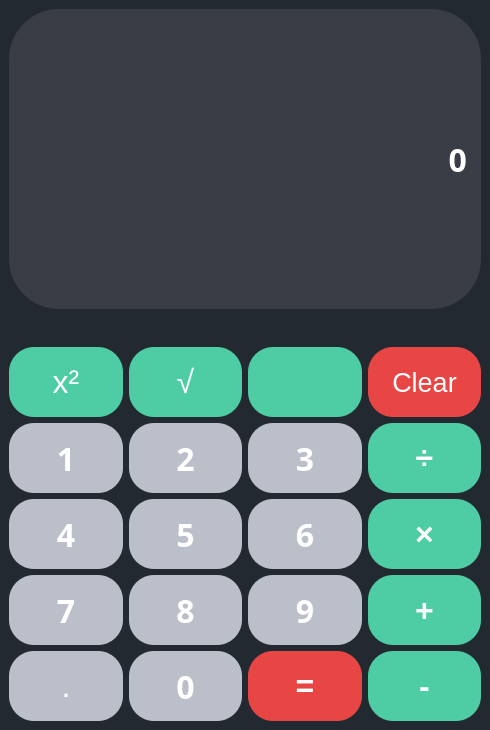
<?xml version="1.0" encoding="UTF-8"?>
<ui version="4.0">
 <class>MainWindow</class>
 <widget class="QMainWindow" name="MainWindow">
  <property name="geometry">
   <rect>
    <x>0</x>
    <y>0</y>
    <width>490</width>
    <height>730</height>
   </rect>
  </property>
  <property name="font">
   <font>
    <family>Moon</family>
    <weight>75</weight>
    <bold>true</bold>
   </font>
  </property>
  <property name="windowTitle">
   <string>Calculater</string>
  </property>
  <property name="windowIcon">
   <iconset>
    <normaloff>../../../../../Users/M.ALI/Downloads/calculator.png</normaloff>../../../../../Users/M.ALI/Downloads/calculator.png</iconset>
  </property>
  <property name="styleSheet">
   <string notr="true">background-color:#232931;</string>
  </property>
  <widget class="QWidget" name="centralwidget">
   <layout class="QVBoxLayout" name="verticalLayout_2">
    <item>
     <layout class="QVBoxLayout" name="verticalLayout">
      <item alignment="Qt::AlignTop">
       <widget class="QLabel" name="label">
        <property name="minimumSize">
         <size>
          <width>470</width>
          <height>300</height>
         </size>
        </property>
        <property name="font">
         <font>
          <family>Moon</family>
          <pointsize>24</pointsize>
          <weight>75</weight>
          <bold>true</bold>
         </font>
        </property>
        <property name="acceptDrops">
         <bool>true</bool>
        </property>
        <property name="styleSheet">
         <string notr="true">background-color:#393E46;
color:white;
border-radius:50px;
padding:5px;</string>
        </property>
        <property name="frameShape">
         <enum>QFrame::NoFrame</enum>
        </property>
        <property name="lineWidth">
         <number>1</number>
        </property>
        <property name="text">
         <string>0</string>
        </property>
        <property name="scaledContents">
         <bool>true</bool>
        </property>
        <property name="alignment">
         <set>Qt::AlignRight|Qt::AlignTrailing|Qt::AlignVCenter</set>
        </property>
        <property name="wordWrap">
         <bool>true</bool>
        </property>
        <property name="indent">
         <number>-2</number>
        </property>
       </widget>
      </item>
      <item>
       <layout class="QHBoxLayout" name="horizontalLayout">
        <item>
         <layout class="QVBoxLayout" name="row_1">
          <item>
           <widget class="QPushButton" name="btn_power">
            <property name="minimumSize">
             <size>
              <width>50</width>
              <height>70</height>
             </size>
            </property>
            <property name="font">
             <font>
              <pointsize>24</pointsize>
             </font>
            </property>
            <property name="cursor">
             <cursorShape>PointingHandCursor</cursorShape>
            </property>
            <property name="styleSheet">
             <string notr="true">#btn_power{
	background-color:#4ECCA3;
border-radius:25px;
color:white;

}
#btn_power::hover{
background-color:#FF2E63;
color:white;
}</string>
            </property>
            <property name="text">
             <string>x²</string>
            </property>
           </widget>
          </item>
          <item>
           <widget class="QPushButton" name="btn_1">
            <property name="minimumSize">
             <size>
              <width>50</width>
              <height>70</height>
             </size>
            </property>
            <property name="font">
             <font>
              <family>Moon</family>
              <pointsize>24</pointsize>
              <weight>75</weight>
              <bold>true</bold>
             </font>
            </property>
            <property name="cursor">
             <cursorShape>PointingHandCursor</cursorShape>
            </property>
            <property name="styleSheet">
             <string notr="true">#btn_1{
	background-color:#BBBFCA;
border-radius:25px;
color:white;
}
#btn_1::hover{
background-color:#FF2E63;
color:white;
}</string>
            </property>
            <property name="text">
             <string>1</string>
            </property>
           </widget>
          </item>
          <item>
           <widget class="QPushButton" name="btn_4">
            <property name="minimumSize">
             <size>
              <width>50</width>
              <height>70</height>
             </size>
            </property>
            <property name="font">
             <font>
              <family>Moon</family>
              <pointsize>24</pointsize>
              <weight>75</weight>
              <bold>true</bold>
             </font>
            </property>
            <property name="cursor">
             <cursorShape>PointingHandCursor</cursorShape>
            </property>
            <property name="styleSheet">
             <string notr="true">#btn_4{
	background-color:#BBBFCA;
border-radius:25px;
color:white;
}
#btn_4::hover{
background-color:#FF2E63;
color:white;
}</string>
            </property>
            <property name="text">
             <string>4</string>
            </property>
           </widget>
          </item>
          <item>
           <widget class="QPushButton" name="btn_7">
            <property name="minimumSize">
             <size>
              <width>50</width>
              <height>70</height>
             </size>
            </property>
            <property name="font">
             <font>
              <family>Moon</family>
              <pointsize>24</pointsize>
              <weight>75</weight>
              <bold>true</bold>
             </font>
            </property>
            <property name="cursor">
             <cursorShape>PointingHandCursor</cursorShape>
            </property>
            <property name="styleSheet">
             <string notr="true">#btn_7{
	background-color:#BBBFCA;
border-radius:25px;
color:white;
}
#btn_7::hover{
background-color:#FF2E63;
color:white;
}</string>
            </property>
            <property name="text">
             <string>7</string>
            </property>
           </widget>
          </item>
          <item>
           <widget class="QPushButton" name="btn_p">
            <property name="minimumSize">
             <size>
              <width>50</width>
              <height>70</height>
             </size>
            </property>
            <property name="font">
             <font>
              <pointsize>24</pointsize>
             </font>
            </property>
            <property name="cursor">
             <cursorShape>PointingHandCursor</cursorShape>
            </property>
            <property name="styleSheet">
             <string notr="true">#btn_p{
	background-color:#BBBFCA;
border-radius:25px;
color:white;
}
#btn_p::hover{
background-color:#FF2E63;
color:white;
}</string>
            </property>
            <property name="text">
             <string>.</string>
            </property>
           </widget>
          </item>
         </layout>
        </item>
        <item>
         <layout class="QVBoxLayout" name="row_2">
          <item>
           <widget class="QPushButton" name="btn_r">
            <property name="minimumSize">
             <size>
              <width>50</width>
              <height>70</height>
             </size>
            </property>
            <property name="font">
             <font>
              <pointsize>24</pointsize>
             </font>
            </property>
            <property name="cursor">
             <cursorShape>PointingHandCursor</cursorShape>
            </property>
            <property name="styleSheet">
             <string notr="true">#btn_r{
	background-color:#4ECCA3;
border-radius:25px;
color:white;

}
#btn_r::hover{
background-color:#FF2E63;
color:white;
}</string>
            </property>
            <property name="text">
             <string>√</string>
            </property>
           </widget>
          </item>
          <item alignment="Qt::AlignVCenter">
           <widget class="QPushButton" name="btn_2">
            <property name="minimumSize">
             <size>
              <width>50</width>
              <height>70</height>
             </size>
            </property>
            <property name="font">
             <font>
              <family>Moon</family>
              <pointsize>24</pointsize>
              <weight>75</weight>
              <bold>true</bold>
             </font>
            </property>
            <property name="cursor">
             <cursorShape>PointingHandCursor</cursorShape>
            </property>
            <property name="styleSheet">
             <string notr="true">#btn_2{
	background-color:#BBBFCA;
border-radius:25px;
color:white;

}
#btn_2::hover{
background-color:#FF2E63;
color:white;
}</string>
            </property>
            <property name="text">
             <string>2</string>
            </property>
           </widget>
          </item>
          <item>
           <widget class="QPushButton" name="btn_5">
            <property name="minimumSize">
             <size>
              <width>50</width>
              <height>70</height>
             </size>
            </property>
            <property name="font">
             <font>
              <family>Moon</family>
              <pointsize>24</pointsize>
              <weight>75</weight>
              <bold>true</bold>
             </font>
            </property>
            <property name="cursor">
             <cursorShape>PointingHandCursor</cursorShape>
            </property>
            <property name="styleSheet">
             <string notr="true">#btn_5{
	background-color:#BBBFCA;
border-radius:25px;
color:white;

}
#btn_5::hover{
background-color:#FF2E63;
color:white;
}</string>
            </property>
            <property name="text">
             <string>5</string>
            </property>
           </widget>
          </item>
          <item>
           <widget class="QPushButton" name="btn_8">
            <property name="minimumSize">
             <size>
              <width>50</width>
              <height>70</height>
             </size>
            </property>
            <property name="font">
             <font>
              <family>Moon</family>
              <pointsize>24</pointsize>
              <weight>75</weight>
              <bold>true</bold>
             </font>
            </property>
            <property name="cursor">
             <cursorShape>PointingHandCursor</cursorShape>
            </property>
            <property name="styleSheet">
             <string notr="true">#btn_8{
	background-color:#BBBFCA;
border-radius:25px;
color:white;

}
#btn_8::hover{
background-color:#FF2E63;
color:white;
}</string>
            </property>
            <property name="text">
             <string>8</string>
            </property>
           </widget>
          </item>
          <item>
           <widget class="QPushButton" name="btn_0">
            <property name="minimumSize">
             <size>
              <width>50</width>
              <height>70</height>
             </size>
            </property>
            <property name="font">
             <font>
              <family>Moon</family>
              <pointsize>24</pointsize>
              <weight>75</weight>
              <bold>true</bold>
             </font>
            </property>
            <property name="cursor">
             <cursorShape>PointingHandCursor</cursorShape>
            </property>
            <property name="styleSheet">
             <string notr="true">#btn_0{
	background-color:#BBBFCA;
border-radius:25px;
color:white;

}
#btn_0::hover{
background-color:#FF2E63;
color:white;
}</string>
            </property>
            <property name="text">
             <string>0</string>
            </property>
           </widget>
          </item>
         </layout>
        </item>
        <item>
         <layout class="QVBoxLayout" name="row_3">
          <item>
           <widget class="QPushButton" name="n">
            <property name="minimumSize">
             <size>
              <width>50</width>
              <height>70</height>
             </size>
            </property>
            <property name="styleSheet">
             <string notr="true">#n{
	background-color:#4ECCA3;
border-radius:25px;
color:white;

}
#n::hover{
background-color:#FF2E63;
color:white;
}</string>
            </property>
            <property name="text">
             <string/>
            </property>
           </widget>
          </item>
          <item>
           <widget class="QPushButton" name="btn_3">
            <property name="minimumSize">
             <size>
              <width>50</width>
              <height>70</height>
             </size>
            </property>
            <property name="font">
             <font>
              <family>Moon</family>
              <pointsize>24</pointsize>
              <weight>75</weight>
              <bold>true</bold>
             </font>
            </property>
            <property name="cursor">
             <cursorShape>PointingHandCursor</cursorShape>
            </property>
            <property name="styleSheet">
             <string notr="true">#btn_3{
	background-color:#BBBFCA;
border-radius:25px;
color:white;

}
#btn_3::hover{
background-color:#FF2E63;
color:white;
}</string>
            </property>
            <property name="text">
             <string>3</string>
            </property>
           </widget>
          </item>
          <item>
           <widget class="QPushButton" name="btn_6">
            <property name="minimumSize">
             <size>
              <width>50</width>
              <height>70</height>
             </size>
            </property>
            <property name="font">
             <font>
              <family>Moon</family>
              <pointsize>24</pointsize>
              <weight>75</weight>
              <bold>true</bold>
             </font>
            </property>
            <property name="cursor">
             <cursorShape>PointingHandCursor</cursorShape>
            </property>
            <property name="styleSheet">
             <string notr="true">#btn_6{
	background-color:#BBBFCA;
border-radius:25px;
color:white;

}
#btn_6::hover{
background-color:#FF2E63;
color:white;
}</string>
            </property>
            <property name="text">
             <string>6</string>
            </property>
           </widget>
          </item>
          <item>
           <widget class="QPushButton" name="btn_9">
            <property name="minimumSize">
             <size>
              <width>50</width>
              <height>70</height>
             </size>
            </property>
            <property name="font">
             <font>
              <family>Moon</family>
              <pointsize>24</pointsize>
              <weight>75</weight>
              <bold>true</bold>
             </font>
            </property>
            <property name="cursor">
             <cursorShape>PointingHandCursor</cursorShape>
            </property>
            <property name="styleSheet">
             <string notr="true">#btn_9{
	background-color:#BBBFCA;
border-radius:25px;
color:white;

}
#btn_9::hover{
background-color:#FF2E63;
color:white;
}</string>
            </property>
            <property name="text">
             <string>9</string>
            </property>
           </widget>
          </item>
          <item>
           <widget class="QPushButton" name="btn_e">
            <property name="minimumSize">
             <size>
              <width>50</width>
              <height>70</height>
             </size>
            </property>
            <property name="font">
             <font>
              <pointsize>24</pointsize>
              <weight>75</weight>
              <bold>true</bold>
             </font>
            </property>
            <property name="cursor">
             <cursorShape>PointingHandCursor</cursorShape>
            </property>
            <property name="styleSheet">
             <string notr="true">#btn_e{
	background-color:#E84545;
border-radius:25px;
color:white;

}
#btn_e::hover{
background-color:#FF2E63;
color:white;
}</string>
            </property>
            <property name="text">
             <string>=</string>
            </property>
           </widget>
          </item>
         </layout>
        </item>
        <item>
         <layout class="QVBoxLayout" name="row_4">
          <item>
           <widget class="QPushButton" name="btn_clear">
            <property name="minimumSize">
             <size>
              <width>0</width>
              <height>70</height>
             </size>
            </property>
            <property name="font">
             <font>
              <pointsize>20</pointsize>
             </font>
            </property>
            <property name="cursor">
             <cursorShape>PointingHandCursor</cursorShape>
            </property>
            <property name="styleSheet">
             <string notr="true">#btn_clear{
	background-color:#E84545;
border-radius:25px;
color:white;

}
#btn_clear::hover{
background-color:#FF2E63;
color:white;
}</string>
            </property>
            <property name="text">
             <string>Clear</string>
            </property>
           </widget>
          </item>
          <item>
           <widget class="QPushButton" name="btn_d">
            <property name="minimumSize">
             <size>
              <width>50</width>
              <height>70</height>
             </size>
            </property>
            <property name="font">
             <font>
              <pointsize>24</pointsize>
              <weight>75</weight>
              <bold>true</bold>
             </font>
            </property>
            <property name="cursor">
             <cursorShape>PointingHandCursor</cursorShape>
            </property>
            <property name="styleSheet">
             <string notr="true">#btn_d{
	background-color:#4ECCA3;
border-radius:25px;
color:white;

}
#btn_d::hover{
background-color:#FF2E63;
color:white;
}</string>
            </property>
            <property name="text">
             <string>÷</string>
            </property>
           </widget>
          </item>
          <item>
           <widget class="QPushButton" name="btn_m">
            <property name="minimumSize">
             <size>
              <width>50</width>
              <height>70</height>
             </size>
            </property>
            <property name="font">
             <font>
              <pointsize>24</pointsize>
              <weight>75</weight>
              <bold>true</bold>
             </font>
            </property>
            <property name="cursor">
             <cursorShape>PointingHandCursor</cursorShape>
            </property>
            <property name="styleSheet">
             <string notr="true">#btn_m{
	background-color:#4ECCA3;
border-radius:25px;
color:white;

}
#btn_m::hover{
background-color:#FF2E63;
color:white;
}</string>
            </property>
            <property name="text">
             <string>×</string>
            </property>
           </widget>
          </item>
          <item>
           <widget class="QPushButton" name="btn_a">
            <property name="minimumSize">
             <size>
              <width>50</width>
              <height>70</height>
             </size>
            </property>
            <property name="font">
             <font>
              <pointsize>24</pointsize>
              <weight>75</weight>
              <bold>true</bold>
             </font>
            </property>
            <property name="cursor">
             <cursorShape>PointingHandCursor</cursorShape>
            </property>
            <property name="styleSheet">
             <string notr="true">#btn_a{
	background-color:#4ECCA3;
border-radius:25px;
color:white;

}
#btn_a::hover{
background-color:#FF2E63;
color:white;
}</string>
            </property>
            <property name="text">
             <string>+</string>
            </property>
           </widget>
          </item>
          <item>
           <widget class="QPushButton" name="btn_s">
            <property name="minimumSize">
             <size>
              <width>50</width>
              <height>70</height>
             </size>
            </property>
            <property name="font">
             <font>
              <pointsize>24</pointsize>
              <weight>75</weight>
              <bold>true</bold>
             </font>
            </property>
            <property name="cursor">
             <cursorShape>PointingHandCursor</cursorShape>
            </property>
            <property name="styleSheet">
             <string notr="true">#btn_s{
	background-color:#4ECCA3;
border-radius:25px;
color:white;

}
#btn_s::hover{
background-color:#FF2E63;
color:white;
}</string>
            </property>
            <property name="text">
             <string>-</string>
            </property>
           </widget>
          </item>
         </layout>
        </item>
       </layout>
      </item>
     </layout>
    </item>
   </layout>
  </widget>
 </widget>
 <resources/>
 <connections/>
</ui>
